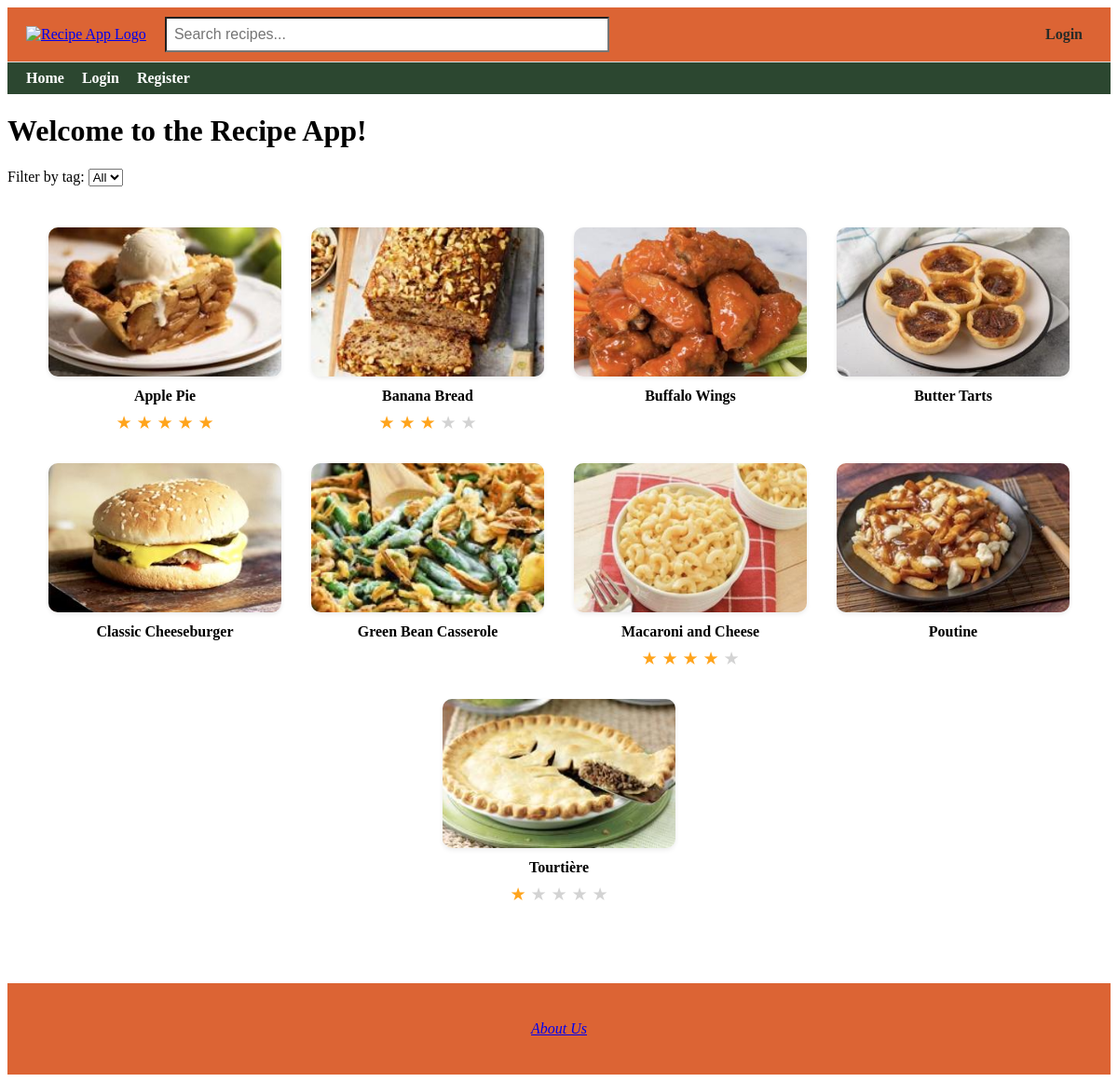
The page / on the database its author committed.
### app/models.py (models this page shows)
class Recipe(db.Model):
    id = db.Column(db.Integer, primary_key=True)
    title = db.Column(db.String(100), nullable=False)
    description = db.Column(db.Text, nullable=False)
    ingredients = db.Column(db.Text, nullable=True)
    instructions = db.Column(db.Text, nullable=True)
    image_filename = db.Column(db.String(120), nullable=True)
    created = db.Column(db.DateTime, default=get_local_time)
    user_id = db.Column(db.Integer, db.ForeignKey('user.id'), nullable=False)
    rating_sum = db.Column(db.Integer, default=0)
    rating_count = db.Column(db.Integer, default=0)
    user = db.relationship('User', backref=db.backref('user_recipes', lazy=True), overlaps="author,recipes")
    comments = db.relationship('Comment', backref=db.backref('recipe', lazy=True)) #Relationship to comments (one-to-many)
    tags = db.relationship(
        'Tag',
        secondary=recipe_tags,
        backref=db.backref('recipes', lazy='dynamic'),
        lazy='dynamic'
    )
    @property
    def average_rating(self):
        if not self.rating_count or not self.rating_sum:
            return None
        return round(self.rating_sum / self.rating_count, 1)

### app/routes.py (the view)
@app.route('/', methods=['GET'])
def home():
    selected_tag = request.args.get('tag')
    tags = Tag.query.all()
    if selected_tag:
        recipes = Recipe.query.join(Recipe.tags).filter(Tag.name == selected_tag).all()
    else:
        recipes = Recipe.query.order_by(Recipe.title.asc()).all()
    return render_template('home.html', recipes=recipes, tags=tags, selected_tag=selected_tag)

### app/routes.py (called while the page is built)
@app.context_processor
def inject_user():
    return dict(current_user=current_user)

### app/templates/home.html (shortened to what this page needs)
{% extends "base.html" %}
{% block content %}
<h1>Welcome to the Recipe App!</h1>
<form method="GET" action="{{ url_for('home') }}" style="margin: 20px 0;">
    <label for="tag">Filter by tag:</label>
    <select name="tag" id="tag" onchange="this.form.submit()">
        <option value="">All</option>
    </select>
</form>
{% set colors = ['#FF6B6B', '#6BCB77', '#4D96FF', '#FFC75F', '#F9F871', '#A393EB', '#FF9671', '#00C9A7', '#D65DB1', '#845EC2'] %}
<div class="recipe-grid">
    {% for recipe in recipes %}
        {% set has_image = recipe.image_filename is not none %}
        {% set color = colors[recipe.id % colors|length] %}
        {% set bg_color = (not has_image) and color or 'transparent' %}
        <a href="{{ url_for('recipe_details', id=recipe.id) }}"
           class="recipe-card {% if has_image %}has-image{% endif %}">
            <div class="recipe-card-box" style="{% if not has_image %}background-color: {{ color }};{% endif %}">
                {% if has_image %}
                    <img src="{{ url_for('static', filename='uploads/' + recipe.image_filename) }}"
                         alt="{{ recipe.title }}">
                {% endif %}
            </div>
            <div class="recipe-title">{{ recipe.title }}</div>
            {% if recipe.average_rating %}
            <div class="stars">
                {% for i in range(1, 6) %}
                    {% if recipe.average_rating >= i %}
                        ★
                    {% elif recipe.average_rating > i - 1 %}
                        <span style="position: relative; display: inline-block;">
                            <span style="color: #FFA41C;">★</span>
                            <span style="position: absolute; left: 0; color: lightgray; width: 50%; overflow: hidden;">★</span>
                        </span>
                    {% else %}
                        <span style="color: lightgray;">★</span>
                    {% endif %}
                {% endfor %}
            </div>
            {% endif %}
        </a>
    {% endfor %}
</div>
{% endblock %}

### app/templates/base.html (shortened to what this page needs)
<!DOCTYPE html>
<html lang="en">
<head>
</head>
<body>
    <div class="top-navbar">
        <div class="logo">
            <a href="{{ url_for('home') }}">
                <img src="{{ url_for('static', filename='spartan.png') }}" alt="Recipe App Logo">
            </a>
        </div>
        <div class="search-bar">
            <form action="{{ url_for('visitor_recipes') }}" method="get">
                <input type="text" name="q" placeholder="Search recipes...">
            </form>
        </div>
        <div class="login-link">
            {% if current_user.is_authenticated %}
                <div class="dropdown">
                    <button class="dropdown-toggle">{{ current_user.username }} ▼</button>
                    <div class="dropdown-content">
                        <a href="{{ url_for('public_profile', user_id=current_user.id) }}">Profile</a>
                        <a href="{{ url_for('view_profile') }}">Settings</a>
                        <a href="{{ url_for('logout') }}">Logout</a>
                    </div>
                </div>
            {% elif session.get('visitor_email') %}
                <a href="{{ url_for('logout') }}">Exit Visitor Mode</a>
            {% else %}
                <a href="{{ url_for('login') }}">Login</a>
            {% endif %}
        </div>
    </div>
    <div class="bottom-navbar">
    <a href="{{ url_for('home') }}" {% if request.endpoint == 'home' %}class="active"{% endif %}>Home</a>
    {% if current_user.is_authenticated %}
        <a href="{{ url_for('recipes') }}" {% if request.endpoint == 'recipes' %}class="active"{% endif %}>My Recipes</a>
        <a href="{{ url_for('view_favorites') }}" {% if request.endpoint == 'view_favorites' %}class="active"{% endif %}>Favorites</a>
        <a href="{{ url_for('make_recipe') }}" {% if request.endpoint == 'make_recipe' %}class="active"{% endif %}>Make Recipe</a>
        <a href="{{ url_for('logout') }}">Logout</a>
    {% elif session.get('visitor_email') %}
        <a href="{{ url_for('visitor_recipes') }}" {% if request.endpoint == 'visitor_recipes' %}class="active"{% endif %}>Visitor Recipes</a>
        <a href="{{ url_for('logout') }}">Exit Visitor Mode</a>
    {% else %}
        <a href="{{ url_for('login') }}" {% if request.endpoint == 'login' %}class="active"{% endif %}>Login</a>
        <a href="{{ url_for('register') }}" {% if request.endpoint == 'register' %}class="active"{% endif %}>Register</a>
    {% endif %}
    </div>
    {% block content %}{% endblock %}
    <footer>
    <a href="{{ url_for('about_us') }}">About Us</a>
</footer>
</body>
</html>

### app/templates/base.html (style rules this page uses)
.top-navbar { display: flex; align-items: center; justify-content: space-between; padding: 10px 20px; background-color: #dc6434; border-bottom: 1px solid #ddd; }
.top-navbar .logo img { height: 50px; }
.top-navbar .search-bar { flex: 1; margin: 0 20px; }
.top-navbar .search-bar input[type="text"] { width: 50%; padding: 8px; font-size: 16px; background-color: #ffffff }
.top-navbar .login-link a { margin-left: 10px; margin-right: 10px; font-weight: bold; text-decoration: none; color: #282B28; transition: color 0.2s ease; }
.bottom-navbar { background-color: #2c4730; padding: 8px 20px; }
.bottom-navbar a { margin-right: 15px; text-decoration: none; font-weight: bold; color: #ffffff; }
footer { margin-top: 60px; padding: 40px 20px; text-align: center; background-color: #dc6434; color: #fbdb92; font-style: italic; }

### app/templates/home.html (style rules this page uses)
.recipe-grid { display: flex; flex-wrap: wrap; justify-content: center; gap: 32px; padding: 24px; max-width: 1200px; margin: 0 auto; }
.recipe-card { width: 250px; text-decoration: none; color: inherit; display: flex; flex-direction: column; align-items: center; }
.recipe-card-box { width: 100%; height: 160px; border-radius: 10px; overflow: hidden; box-shadow: 0 2px 5px rgba(0, 0, 0, 0.08); transition: transform 0.2s ease, box-shadow 0.2s ease; }
.recipe-card img { width: 100%; height: 100%; object-fit: cover; display: block; }
.recipe-title { margin-top: 12px; font-weight: bold; font-size: 1em; text-align: center; }
.stars { color: #FFA41C; font-size: 1.2em; margin-top: 4px; }

### rows shown on the page
Recipe: image_filename (picture), title "Apple Pie"
Recipe: image_filename (picture), title "Banana Bread", rating_sum 3 (drawn)
Recipe: image_filename (picture), title "Buffalo Wings"
Recipe: image_filename (picture), title "Butter Tarts"
Recipe: image_filename (picture), title "Classic Cheeseburger"
Recipe: image_filename (picture), title "Green Bean Casserole"
Recipe: image_filename (picture), title "Macaroni and Cheese", rating_count 1 (drawn)
Recipe: image_filename+title (picture), title "Poutine"
Recipe: image_filename (picture), title "Tourtière", rating_count 1 (drawn)
